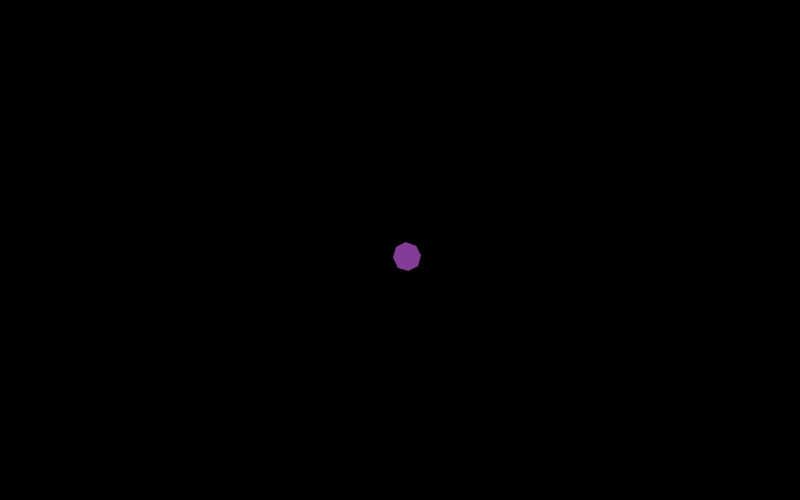
Frame 1 (no input)
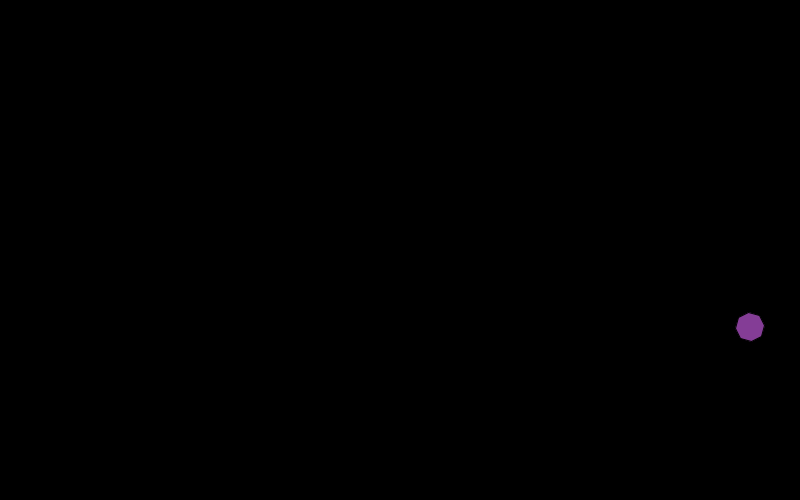
Frame 60 (the mouse pressed at the canvas centre just before this capture)
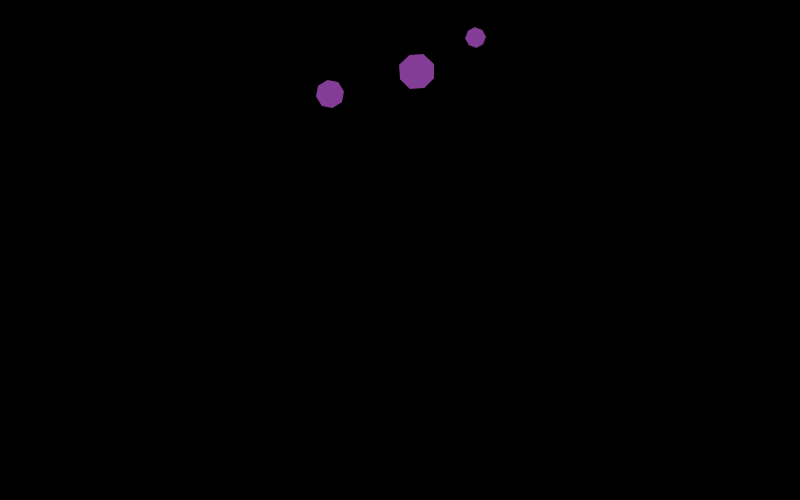
Frame 120 (the mouse held since frame 60 and released just before this capture)

The Processing sketch that drew these frames (run headless with seeded random() and noise(); from frame 60 on, the mouse is pressed at the canvas centre):

// Processing sketch: processing_165472
// ── processing_165472.pde

ArrayList<poly> plist = new ArrayList<poly>();
void setup(){
  size(800,500);
  plist.add(new poly());
  plist.get(0).init(width/2, height/2, round(random(3,10)));
  colorMode(HSB);
}
void draw(){
  background(0);
  for(int i = 0; i< plist.size(); i++){
   plist.get(i).check();
   plist.get(i).drawShape(); 
  }
}
class poly{
  PVector position;
  PVector velocity;
  int sides;
  int rad;
  int resp_prob;
  int Mute_Prob;
  float d;
  float dincre;
 poly(){}
void init(float x, float y, int s){
  float d = random(PI);
  float v = random(2,10);
  velocity = new PVector(sin(d)*v, cos(d)*v);
  position = new PVector(x,y);
  sides = s;
  rad = round(random(10,30));
  resp_prob = round(random(2, 6));
  Mute_Prob = round(random(3, 8));
  d=0;
  dincre = random(0, radians(10));
} 
void check(){
 if(position.x-rad<0){
  position.x=rad;
  velocity.x*=-1;
  B_fission();
  //println(position.x + " " + velocity.x);
 }
 if(position.y-rad<0){
   position.y=rad;
   velocity.y*=-1;
   B_fission();
   //println(position.y + " " + velocity.y);
 }
 if(position.x+rad>width){
  position.x = width-rad;  
  velocity.x*=-1;
  B_fission();
 }
 if(position.y+rad>height){
  position.y = height-rad; 
  velocity.y*=-1;
  B_fission();
 }
 position.x += velocity.x;
 position.y += velocity.y;
 d+=dincre;
}

void drawShape(){
  fill(25.5*sides, 150,150);
  beginShape();
 for(int i = 0; i < sides; i++){
    vertex(position.x+sin(((TWO_PI/sides)*i)+d)*rad, position.y+cos(((TWO_PI/sides)*i)+d)*rad);
} 
endShape(CLOSE);
}
void B_fission(){
  if(round(random(resp_prob)) == 0){
   if(round(random(Mute_Prob)) == 0){
    int s = plist.size();
    plist.add(new poly());
    plist.get(s).init(position.x, position.y, round(random(3,10)));
   }else{
    int s = plist.size();
    plist.add(new poly());
    plist.get(s).init(position.x, position.y, sides);
   } 
  }
}
}
